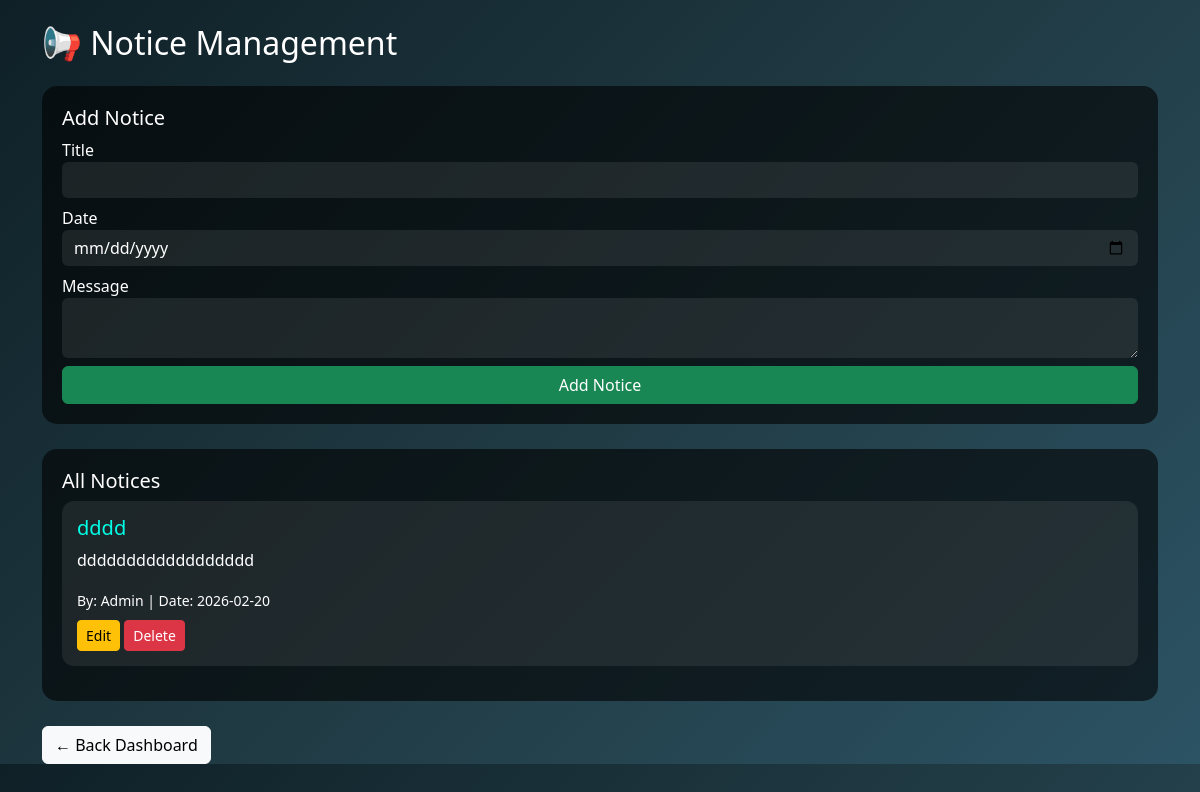
The page /admin/notices.php (signed in) on the database its author committed.
### tables this page shows
CREATE TABLE `notices` (
  `id` int(11) NOT NULL,
  `title` varchar(200) DEFAULT NULL,
  `message` text DEFAULT NULL,
  `date` date DEFAULT NULL,
  `created_at` timestamp NOT NULL DEFAULT current_timestamp(),
  `sender` varchar(50) DEFAULT NULL,
  `subject` varchar(50) DEFAULT NULL
);

### admin/notices.php (the view, shortened to what this page needs)
<?php
include("../db.php");
$edit_data=null;
?>
<!DOCTYPE html>
<html>
<head>
<link href="https://cdn.jsdelivr.net/npm/bootstrap@5.3.2/dist/css/bootstrap.min.css" rel="stylesheet">
</head>
<body>
<div class="container mt-4">
<h2 class="mb-4">📢 Notice Management</h2>
<div class="box">
<h5><?php echo $edit_data ? "Edit Notice" : "Add Notice"; ?></h5>
<form method="POST">
<div class="mb-2">
<label>Title</label>
<input type="text" name="title" class="form-control" required
value="<?php echo $edit_data['title'] ?? ''; ?>">
</div>
<div class="mb-2">
<label>Date</label>
<input type="date" name="date" class="form-control" required
value="<?php echo $edit_data['date'] ?? ''; ?>">
</div>
<div class="mb-2">
<label>Message</label>
<textarea name="message" class="form-control" required><?php echo $edit_data['message'] ?? ''; ?></textarea>
</div>
<button
name="<?php echo $edit_data ? 'update_notice' : 'add_notice'; ?>"
class="btn btn-success w-100">
<?php echo $edit_data ? "Update Notice" : "Add Notice"; ?>
</button>
</form>
</div>
<div class="box">
<h5>All Notices</h5>
<?php
$q=mysqli_query($conn,"SELECT * FROM notices ORDER BY id DESC");
while($row=mysqli_fetch_assoc($q)){
?>
<div class="notice-card">
<h5><?php echo $row['title']; ?></h5>
<p><?php echo $row['message']; ?></p>
<small>
By: <?php echo $row['sender']; ?> |
Date: <?php echo $row['date']; ?>
</small><br>
<a href="notices.php?edit=<?php echo $row['id']; ?>"
class="btn btn-warning btn-sm mt-2">Edit</a>
<a href="notices.php?delete=<?php echo $row['id']; ?>"
class="btn btn-danger btn-sm mt-2">Delete</a>
</div>
<?php } ?>
</div>
<a href="dashboard.php" class="btn btn-light">← Back Dashboard</a>
</div>
</body>
</html>

### admin/notices.php (style rules this page uses)
body { background:linear-gradient(135deg,#0f2027,#203a43,#2c5364); font-family:Segoe UI; color:white; }
.box { background:rgba(0,0,0,0.6); padding:20px; border-radius:15px; margin-bottom:25px; }
.form-control { background:#ffffff15; border:none; color:white; }
.notice-card { background:rgba(255,255,255,0.08); padding:15px; border-radius:12px; margin-bottom:15px; }
.notice-card h5 { color:#00ffe7; }

### rows shown on the page
notices: title "dddd", message "dddddddddddddddddd", sender "Admin", date "2026-02-20"
